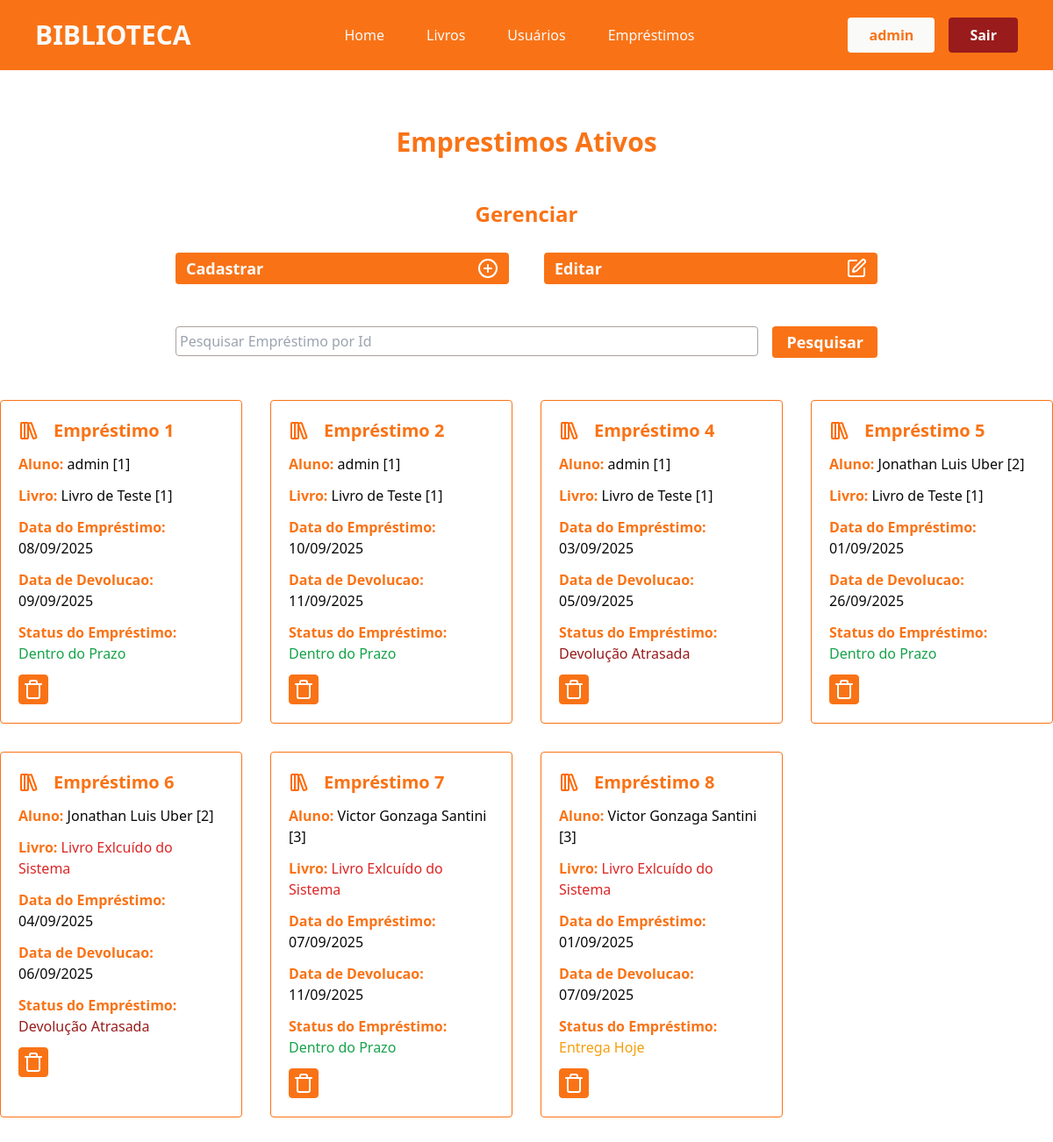
/emprestimos/ (signed in), run on the app's committed database.
### app/models.py (models this page shows)
class User(db.Model, UserMixin):
    id = db.Column(db.Integer, primary_key=True)
    nome = db.Column(db.String(100), nullable=True)
    telefone = db.Column(db.String(100), nullable=True)
    email = db.Column(db.String(100), nullable=True)
    senha = db.Column(db.String(100), nullable=True)
    emprestimos = db.relationship('Emprestimo', backref='user', lazy=True)

class Emprestimo(db.Model):
    id = db.Column(db.Integer, primary_key=True)
    data_emprestimo = db.Column(db.DateTime, default=datetime.now)
    data_devolucao = db.Column(db.DateTime, default=datetime.now)
    user_id = db.Column(db.Integer, db.ForeignKey('user.id', name="fk_emprestimo_user"), nullable=True)
    livro_id = db.Column(db.Integer, db.ForeignKey('livro.id', name="fk_emprestimo_livro"), nullable=True)
    statusEmprestimo = db.Column(db.String(100), nullable=True)

class Livro(db.Model):
    id = db.Column(db.Integer, primary_key=True)
    titulo = db.Column(db.String(100), nullable=True)
    autor = db.Column(db.String(100), nullable=True)
    editora = db.Column(db.String(100), nullable=True)
    anoPublicacao = db.Column(db.Integer, nullable=True)
    genero = db.Column(db.String(100), nullable=True)
    quantidade_disponivel = db.Column(db.Integer, nullable=True)
    status = db.Column(db.String(100), nullable=True)
    emprestimos = db.relationship('Emprestimo', backref='livro', lazy=True)

### app/views.py (the view)
@app.route('/emprestimos/')
@login_required
def emprestimos():
    if request.method == 'GET':
        pesquisa = request.args.get('pesquisa', '')
    dados = Emprestimo.query.join(User).order_by(Emprestimo.id)
    if pesquisa != '':
        dados = dados.filter(User.nome.ilike(f'%{pesquisa}%'))
    emprestimos = {'dados' : dados.all()}
    return render_template('emprestimos.html', emprestimos=emprestimos)

### app/models.py (called while the page is built)
@login_manager.user_loader
def load_user(user_id):
    return User.query.get(user_id)

### app/templates/emprestimos.html (shortened to what this page needs)
{% extends "head.html" %}
{% block content %}
<div class="container-livros flex flex-col justify-center align-center">
    <div class="titulo mt-[4rem] flex-col justify-center items-center">
        <h2 class="text-3xl text-center text-orange-500 font-bold">Emprestimos Ativos</h2>
    </div>
    {% if current_user.email == 'admin@gmail.com' %}
    <div class="container-livros flex justify-center">
        <div class="gerenciar flex flex-col justify-center mt-[3rem] w-[800px]">
            <h2 class="text-center text-2xl text-orange-500 font-semibold">Gerenciar</h2>
            <div class="botoes grid grid-cols-2 gap-10">
                <a href="{{url_for('emprestimo_cadastro')}}" class="bg-orange-500 text-stone-50 font-semibold text-lg mt-7 rounded py-1 px-3 flex flex-row justify-between items-center hover:bg-orange-700 cursor-pointer transition-all duration-500">Cadastrar <svg xmlns="http://www.w3.org/2000/svg" width="24" height="24" viewBox="0 0 24 24" fill="none" stroke="white" stroke-width="2" stroke-linecap="round" stroke-linejoin="round" class="lucide lucide-circle-plus-icon lucide-circle-plus"><circle cx="12" cy="12" r="10"/><path d="M8 12h8"/><path d="M12 8v8"/></svg></a>
                <a href="" class="bg-orange-500 text-stone-50 font-semibold text-lg mt-7 rounded py-1 px-3 flex flex-row justify-between items-center hover:bg-orange-700 cursor-pointer transition-all duration-500">Editar </a>
            </div>
        </div>
    </div>
    {% endif %}
    <div class="pesquisa mt-[3rem] flex justify-center">
        <form action="" method="get" class="flex flex-row gap-4 w-[800px]">
                <div class="w-full">
                    <input type="text" name="pesquisa" class="w-full border-[1px] rounded border-stone-400 px-1 py-1 outline-orange-500 outline-2" placeholder="Pesquisar Empréstimo por Id">
                </div>
                <div class="w-70">
                    <button type="submit" class="bg-orange-500 w-full text-stone-50 font-semibold text-lg rounded py-1 px-4 hover:bg-orange-700 cursor-pointer transition-all duration-500">Pesquisar</button>
                </div>
            </form>
    </div>
    <section class="emprestimos flex justify-center mt-[3rem]">
        <div class="lista-emprestimos grid grid-cols-4 gap-[2rem] mb-[2rem]" >
            {% for emp in emprestimos.dados %}
            {% if current_user.id == emp.user.id or current_user.email == 'admin@gmail.com' %}
                <div class="card-emprestimo border-orange-500 border-[1px] rounded p-5">
                    <div class="nome-svg flex flex-row gap-4 items-center justify-start">
                        <h2 class="text-xl font-semibold text-orange-500">Empréstimo {{emp.id}}</h2>
                    </div>
                    <p class="mt-3 text-orange-500 font-semibold">Aluno: <span class="text-zinc-950 font-normal">{{emp.user.nome}} [{{emp.user.id}}]</span></p>
                    <p class="mt-3 text-orange-500 font-semibold">Livro: {% if emp.livro %}<span class="text-zinc-950 font-normal">{{emp.livro.titulo}} [{{emp.livro.id}}] </span> {% else %} <span class="text-red-600 font-normal"> Livro Exlcuído do Sistema</span>  {% endif %}</p>
                    <p class="mt-3 text-orange-500 font-semibold">Data do Empréstimo: <span class="text-zinc-950 font-normal">{{emp.data_emprestimo.strftime('%d/%m/%Y')}}</span></p>
                    <p class="mt-3 text-orange-500 font-semibold">Data de Devolucao: <span class="text-zinc-950 font-normal">{{emp.data_devolucao.strftime('%d/%m/%Y')}}</span</p>
                    <p class="mt-3 mb-3 text-orange-500 font-semibold">Status do Empréstimo: {% if emp.statusEmprestimo == 'Devolução Atrasada' %} <span class="text-red-800 font-normal">{{emp.statusEmprestimo}}</span> {% elif emp.statusEmprestimo == 'Entrega Hoje' %} <span class="text-amber-500 font-normal">{{emp.statusEmprestimo}}</span> {% else %}  <span class="text-green-600 font-normal">{{emp.statusEmprestimo}}</span> {% endif %}</p>
                    {% if current_user.email == 'admin@gmail.com' %}
                        <form action="{{ url_for('delete_emprestimo', id=emp.id) }}" method="POST" style="display:inline;">
                            <button type="submit" class="border border-orange-500 p-1 rounded bg-orange-500"
                                    onclick="return confirm('Tem certeza que deseja excluir este emprestimo?');">
                            </button>
                        </form>
                    {% endif %}
                </div>
            {% endif %}
            {% endfor %}
        </div>
    </section>
</div>
{% endblock %}

### app/templates/header.html (shortened to what this page needs)
{% extends "head.html" %}
{% block content %}
<header class="font-sans px-10 py-5 bg-orange-500">
    <div class="container-header flex justify-between items-center">
        <div class="logo text-stone-50 font-bold text-3xl">
            <h1>BIBLIOTECA</h1>
        </div>
        <nav class="nav flex gap-12 text-stone-50 font-medium">
            <a href="{{ url_for('homepage') }}">Home</a>
            <a href="{{ url_for('livros') }}">Livros</a>
             {% if current_user.email == 'admin@gmail.com'%}
             <a href="{{ url_for('usuarios') }}">Usuários</a>
            {% endif %}
            <a href="{{ url_for('emprestimos') }}">Empréstimos</a>
        </nav>
        <div class="login flex gap-4">
            {% if current_user.is_authenticated %}
            <p class="bg-stone-50 px-6 py-2 text-orange-500 rounded font-semibold">{{current_user.nome}}</p>
                <a href="{{ url_for('logout') }}" class="bg-red-800 px-6 py-2 text-stone-50 rounded font-semibold cursor-pointer hover:bg-red-900 transition-all duration-500">Sair</a>
            {% endif %}
        </div>
    </div>
</header>
{% endblock %}

### data on the page
User: nome "admin"
Emprestimo: id "1", user.nome "admin", user.id "1", livro.titulo "Livro de Teste", livro.id "1", data_emprestimo "08/09/2025", data_devolucao "09/09/2025", statusEmprestimo "Dentro do Prazo"
Emprestimo: id "2", user.nome "admin", user.id "1", livro.titulo "Livro de Teste", livro.id "1", data_emprestimo "10/09/2025", data_devolucao "11/09/2025", statusEmprestimo "Dentro do Prazo"
Emprestimo: id "4", user.nome "admin", user.id "1", livro.titulo "Livro de Teste", livro.id "1", data_emprestimo "03/09/2025", data_devolucao "05/09/2025", statusEmprestimo "Devolução Atrasada"
Emprestimo: id "5", user.nome "Jonathan Luis Uber", user.id "2", livro.titulo "Livro de Teste", livro.id "1", data_emprestimo "01/09/2025", data_devolucao "26/09/2025", statusEmprestimo "Dentro do Prazo"
Emprestimo: id "6", user.nome "Jonathan Luis Uber", user.id "2", shows "Livro Exlcuído do Sistema", data_emprestimo "04/09/2025", data_devolucao "06/09/2025", statusEmprestimo "Devolução Atrasada"
Emprestimo: id "7", user.nome "Victor Gonzaga Santini", user.id "3", shows "Livro Exlcuído do Sistema", data_emprestimo "07/09/2025", data_devolucao "11/09/2025", statusEmprestimo "Dentro do Prazo"
Emprestimo: id "8", user.nome "Victor Gonzaga Santini", user.id "3", shows "Livro Exlcuído do Sistema", data_emprestimo "01/09/2025", data_devolucao "07/09/2025", statusEmprestimo "Entrega Hoje"
